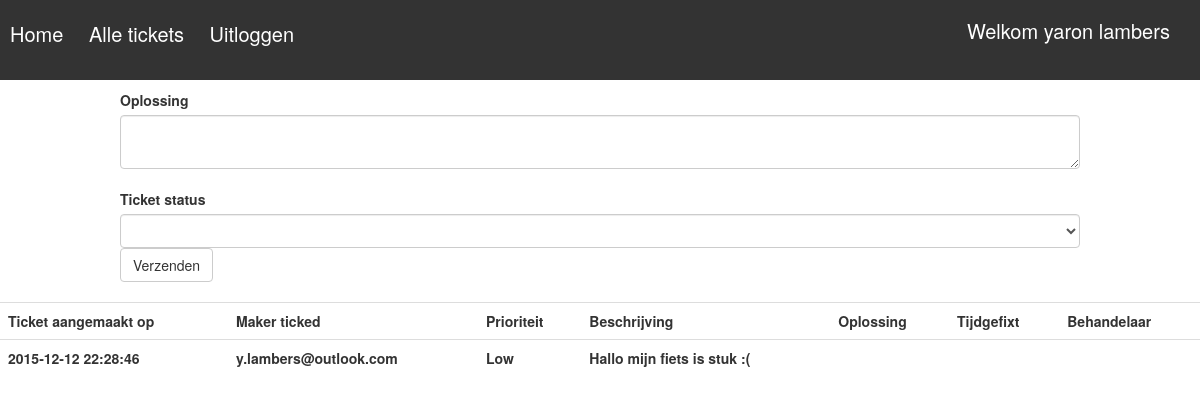
Page /includes/tickethandeling.php?id=2 (signed in) on the committed database.
### tables this page shows
CREATE TABLE `user` (
  `id` int(5) NOT NULL,
  `firstname` varchar(45) NOT NULL,
  `lastname` varchar(45) NOT NULL,
  `phone` int(14) NOT NULL,
  `role` int(2) NOT NULL DEFAULT '1',
  `email` varchar(100) NOT NULL,
  `password` varchar(32) NOT NULL
);

CREATE TABLE `ticket` (
  `idticket` int(11) NOT NULL,
  `customer` varchar(45) NOT NULL,
  `idcustomer` int(11) NOT NULL,
  `created_at` timestamp NOT NULL DEFAULT CURRENT_TIMESTAMP ON UPDATE CURRENT_TIMESTAMP,
  `urgentieLevel` int(3) NOT NULL,
  `description` varchar(45) NOT NULL,
  `employee` varchar(45) DEFAULT NULL,
  `fixed_at` varchar(14) DEFAULT NULL,
  `solution` longtext,
  `active` int(2) NOT NULL
);

CREATE TABLE `urgentielevel` (
  `id` int(11) NOT NULL,
  `name` varchar(45) NOT NULL
);

### includes/tickethandeling.php (the view, shortened to what this page needs)
<!doctype html>
<html lang="en">
<head>
    <link rel="stylesheet" href="../css/style.css">
    <link rel="stylesheet" href="../css/bootstrap.css">
</head>
<body>
<?php
include_once('database.php');
$email = $_SESSION['email'];
$user_email = "SELECT * FROM user WHERE email LIKE '%$email%'";
$result = mysqli_query($db, $user_email);
$row = mysqli_fetch_assoc($result);
$userName = $row['firstname'] ." ". $row['lastname']. "<br/>";
$role = $row['role'];
if(!empty($_SESSION['email'])){
    echo '<div class="menubar">';
    echo "<h2>"."Welkom ". $userName."</h2>"."<br/>";
    echo '<a href="ticket.php">Home </a> ';
    echo '<a class="menu" href="ticket.php"> Alle tickets </a>';
    echo '<a href="logout.php">Uitloggen </a>';
    echo '</div>';
}else{
    header('location: ../index.php');
}
if ($role == 2){
    $id = $_GET['id'];
    $query = "SELECT * FROM ticket WHERE idticket='$id' ";
    $return = mysqli_query($db, $query);
    $row = mysqli_fetch_array($return);
    $urgentieLevelQuery = "SELECT * FROM urgentieLevel";
    $returnUrgentieLevel = mysqli_query($db, $urgentieLevelQuery);
    $rowUrgentieLevel = mysqli_fetch_array($returnUrgentieLevel);
    $nameUrgentieLevel = $rowUrgentieLevel['name'];
    echo '
    <table class="table table-hover">
     <tr>
        <th>Ticket aangemaakt op </th>
        <th>Maker ticked</th>
        <th>Prioriteit</th>
        <th>Beschrijving </th>
        <th>Oplossing </th>
        <th>Tijdgefixt </th>
        <th>Behandelaar</th>
    </tr>
    ';
    echo '<tr>';
    echo "<th>".$row['created_at']."</th>";
    echo "<th>".$row['customer']. "</th>";
    echo "<th>".$nameUrgentieLevel. "</th>";
    echo "<th>".$row['description'] . "</th>";
    echo "<th>" .$row['solution'] . "</th>";
    echo "<th>" .$row['fixed_at'] . "</th>";
    echo "<th>" .$row['employee'] . "</th>";
    echo '</tr>';
    echo '
        <div class="containerForm">
        <form method="POST">
         <label>Oplossing</label> <br/>
         <textarea class="form-control" name="solution" rows="" cols="100">  </textarea> <br/>
        <label> Ticket status </label>
        <select name="status" class="form-control"/>
        <option>  </option>
        ';
    echo'
            </select>
            <input class="btn btn-default" type="submit" name="submit" value="Verzenden"> <br/>
        </form>
        <br/>
        </div>
    ';
}

### css/style.css (style rules this page uses)
body { margin: 0; padding: 0; }
.containerForm { width: 80%; height: auto; margin: 0 auto; background: #fff; }
.menubar { width: 100%; height: 80px; color: #000; background: #333; margin-bottom: 10px; }
.menubar h2 { font-size: 20px; color: #fff; display: inline-block; position: absolute; right: 30px; }
.menubar a { color: #fff; font-size: 20px; text-decoration: none; padding: 0 10px; }

### rows in the picture
user: firstname "yaron", lastname "lambers"
ticket: created_at "2015-12-12 22:28:46", customer "y.lambers@outlook.com", description "Hallo mijn fiets is stuk :("
urgentielevel: name "Low"
